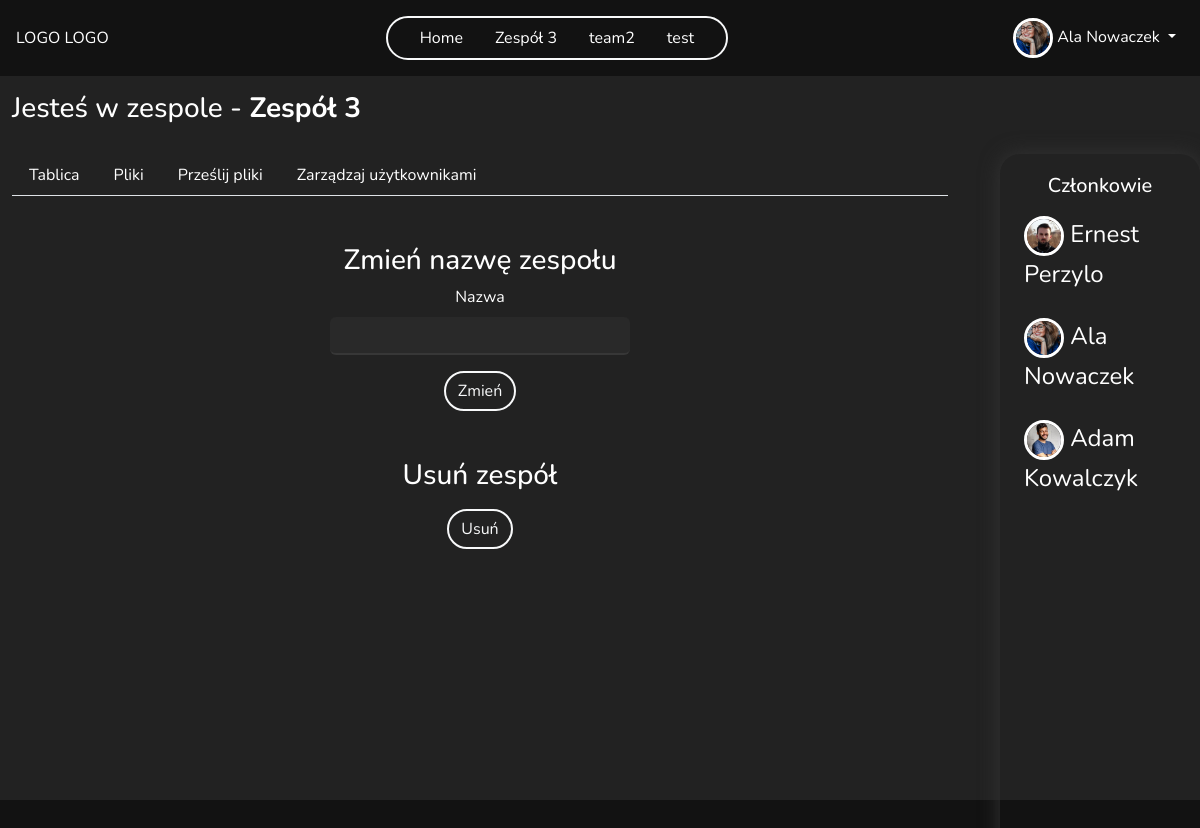
/team/5/manage (signed in), run on the app's committed database.
### main/models.py (models this page shows, shortened)
class Team(models.Model):
    name = models.CharField(max_length=255)
    founder = models.ForeignKey(User, on_delete=models.CASCADE, related_name='team_founder')
    members = models.ManyToManyField(User, through='TeamMembership', related_name='team_member', blank=True)
    key = models.OneToOneField(Key, on_delete=models.SET_NULL, null=True, blank=True, related_name='team_key', unique=True)
    def get_members(self):
        return TeamMembership.objects.filter(team=self)
    class Meta:
        permissions = [
            ("add_new_member", "Can add new team memeber"),
            ("delete_member", "Can delete team memeber"),
            ("manage_perms", "Can manage all permission in team"),
            ("view_logs", "Can see team logs")
        ]

class Profile(models.Model):
    user = models.OneToOneField(User, on_delete=models.CASCADE)
    image = models.ImageField(default='default.jpg', upload_to=UniqueFileName('profile_pics'))
    bio = models.TextField(max_length=500, blank=True, null=True)
    country = CountryField(default = 'PL')
    age = models.PositiveSmallIntegerField(blank=True, null=True)
    phone_number = models.CharField(max_length=20, blank=True, null=True)
    website = models.CharField(max_length=255, blank=True, null=True)
    last_password_change = models.DateTimeField(null=True, blank=True, default=timezone.now)

class TeamMembership(models.Model):
    user = models.ForeignKey(User, on_delete=models.CASCADE)
    team = models.ForeignKey(Team, on_delete=models.CASCADE)
    groups = models.ManyToManyField(Group)
    def get_fullname_member(self):
        return f'{self.user.get_full_name()}'

### main/views.py (the view)
# urls.py: path('team/<int:id>/manage', views.team_manage, name='team_manage'),
def team_manage(request, id):
    team, members = get_team_and_members(id)
    if request.user.is_authenticated:
        user = request.user
        user_permissions = get_user_perms(user, team)
    if request.method == 'POST':
        form = ChangeTeamNameForm(request.POST)
        if form.is_valid():
            new_team_name = form.cleaned_data['name']
            team.name = new_team_name
            team.save()
            return redirect('team_manage', id=team.id)
    else:
        form = ChangeTeamNameForm()
    context = {'team':team, 'members':members, 'user_permissions':user_permissions, 'form':form}
    return render(request, 'teams/team_manage.html', context=context)

### main/forms.py
class ChangeTeamNameForm(ModelForm):
    class Meta:
        model = Team
        fields = ['name']
    def __init__(self, *args, **kwargs):
        super().__init__(*args, **kwargs)
        self.fields['name'].label = 'Nazwa'

### main/context_processors.py (called while the page is built)
def user_teams(request):
    if request.user.is_authenticated:
        user_teams = Team.objects.filter(members = request.user)
    else:
        user_teams = None
    return {'user_teams':user_teams}

### main/permission_tools.py (called while the page is built)
def get_user_perms(user, team):
    team_membership = TeamMembership.objects.filter(user=user, team=team).first()
    user_permissions = []
    if team_membership:
        group = team_membership.groups.first()
        if group:
            user_permissions += list(group.permissions.values_list('codename', flat=True))
    return user_permissions

### main/views.py (called while the page is built)
def get_team_and_members(id):
    team = get_object_or_404(Team, pk=id)
    members = team.get_members()
    return team, members

### main/templates/teams/team_manage.html (shortened to what this page needs)
{% extends "teams/team_board.html" %}
{% load crispy_forms_tags %}
{% block navbar %}
    {% include 'main/navbar.html' %}
{% endblock navbar %}
{% block team-content %}
<div class="container justify-content-center mt-5">
    <div class="row text-center">
        <h3>Zmień nazwę zespołu</h3>
        <form method="POST" class=" justify-content-center change-name-form">
            {{form|crispy}}
        <button type="submit" class="btn btn-outline-light border-2 rounded-pill">Zmień</button>
        </form>
    </div>
    <div class="row text-center mt-5">
        <h3>Usuń zespół</h3>
        <div class="mt-2">
            <button type="button" class="btn btn-outline-light border-2 rounded-pill" data-bs-toggle="modal" data-bs-target="#confirmDeleteModal">Usuń</button>
        </div>
    </div>
</div>
{% endblock %}

### main/templates/teams/team_board.html (shortened to what this page needs)
{% extends "main/base.html" %}
{% load crispy_forms_tags %}
{% block content %}
<div class="container-fluid team-container ">
  <h3 class="mt-3">Jesteś w zespole - <strong>{{team.name}}</strong> </h3>
    <div class="row ">
        <div class="col-10 team-col">
            <ul class="nav nav-tabs">
                <li class="nav-item">
                  <a class="nav-link" aria-current="page" href="{% url 'team_board' team.id %}">Tablica</a>
                </li>
                <li class="nav-item">
                  <a class="nav-link" href="{% url 'team_files' team.id %}">Pliki</a>
                </li>
                <li class="nav-item">
                  <a class="nav-link" href="{% url 'team_add_file' team.id %}">Prześlij pliki</a>
                </li>
                {% if 'delete_member' in user_permissions and 'add_new_member' in user_permissions %}
                  <li class="nav-item">
                    <a class="nav-link" href="{% url 'team_members' team.id %}">Zarządzaj użytkownikami</a>
                  </li>
                {% endif %}
              </ul>
            <div class="team-content">
              {% block team-content %}{% endblock team-content %}
            </div>
        </div>
        <div class="col-2 members-col" >
            <h5 class="text-center ">Członkowie</h5>
          {% for member in members %}
            <div class="row d-flex align-items-center ">
                <div class="member-name d-flex justify-content-between ">
                    <div>
                      <img src="{{ member.user.profile.image.url }}" class="rounded-circle img-profile">
                      {{member.get_fullname_member}}
                    </div>
                </div>
            </div>
          {% endfor %}
        </div>
    </div>
</div>
{% endblock content %}

### main/templates/main/navbar.html (shortened to what this page needs)
<nav class="navbar navbar-expand-lg my-nav text-light justify-content-center position-relative p-3 z-3">
  <div class="d-flex justify-content-between w-100 align-items-center">
    <a class=" nav-link" href="/">LOGO LOGO</a>
    <ul class="navbar-nav mb-2 mb-lg-0 justify-content-center border border-2 border-light rounded-pill px-4 gap-3 ">
      <li class="nav-item">
        <a class="nav-link active" aria-current="page" href="{% url 'home' %}">Home</a>
      </li>
      {% if user_teams %}
        {% for team in user_teams %}
          <li class="nav-item">
            <a class="nav-link" href="{% url 'team_board' team.id %}">{{ team.name }}</a>
          </li>
        {% endfor %}
      {% endif %}
    </ul>
    <div class="navbar-nav ">
      {% if user.is_authenticated %}
          <div class="nav-item dropdown ml-auto">
            <a class="nav-link dropdown-toggle" href="#" role="button" data-bs-toggle="dropdown" aria-expanded="true">
              <img src="{{ user.profile.image.url }}" class="rounded-circle img-profile">
              {{ user.get_full_name }}
            </a>
          </div>
      {% else %}
      <a
        class="nav-link border border-2 border-light rounded-pill d-flex justify-content-center align-items-center gap-3 position-relative login-icon"
        href="{% url 'my-login' %}">Login<i class="fa-solid fa-user border border-2 border-light rounded-circle position-absolute button-icon"></i></a>
      {% endif %}
    </div>
  </div>
</nav>

### static/style/new.css (style rules this page uses)
* { padding: 0; margin: 0; box-sizing: border-box; font-family: 'Nunito', sans-serif; }
.bg { background-color: #121212 !important; color: white; }
.navbar { height: 76px !important; }
.nav-link { color: white !important; }
.img-profile { width: 40px ; height: 40px; object-fit: cover; border: 3px solid white; }

### static/style/profile.css (style rules this page uses)
.btn { cursor: pointer; }
.text-light { color: #babbbc !important; }

### static/style/team.css (style rules this page uses)
.team-container { height: calc(100vh - 76px); background-color: #222222; }
.team-col { border-radius: 20px; width: 80% !important; margin-right: 40px; padding: 20px; }
.members-col { box-shadow: 0 0 20px rgb(52, 52, 52) !important; max-height: 780px !important; min-height: 780px !important; border-radius: 20px; padding: 20px; overflow:auto; margin-top: 20px !important; max-height: 670px !important; overflow-y: auto ; }
.members-col .row { margin: 10px 10px 10px 0; }
.member-name { font-size: 24px; width: auto; padding: 8px; position: relative; }
.nav-tabs { margin-bottom: 30px !important; }
form input, form select, form textarea { background-color:#292929 !important; border: none !important; color: white !important; border-bottom: solid 2px #373737!important; }
.change-name-form { display: flex; justify-content: center; align-items: center; flex-direction: column; max-width: 400px; margin: 0 auto; }
.change-name-form input { width: 300px; }

### data on the page
Team: name "Zespół 3"
Team: name "team2"
Team: name "test"
TeamMembership: user.profile.image (picture), get_fullname_member "Ernest Perzylo"
TeamMembership: user.profile.image (picture), get_fullname_member "Ala Nowaczek"
TeamMembership: user.profile.image (picture), get_fullname_member "Adam Kowalczyk"

### other printed values
{{ user.get_full_name }} "Ala Nowaczek"
